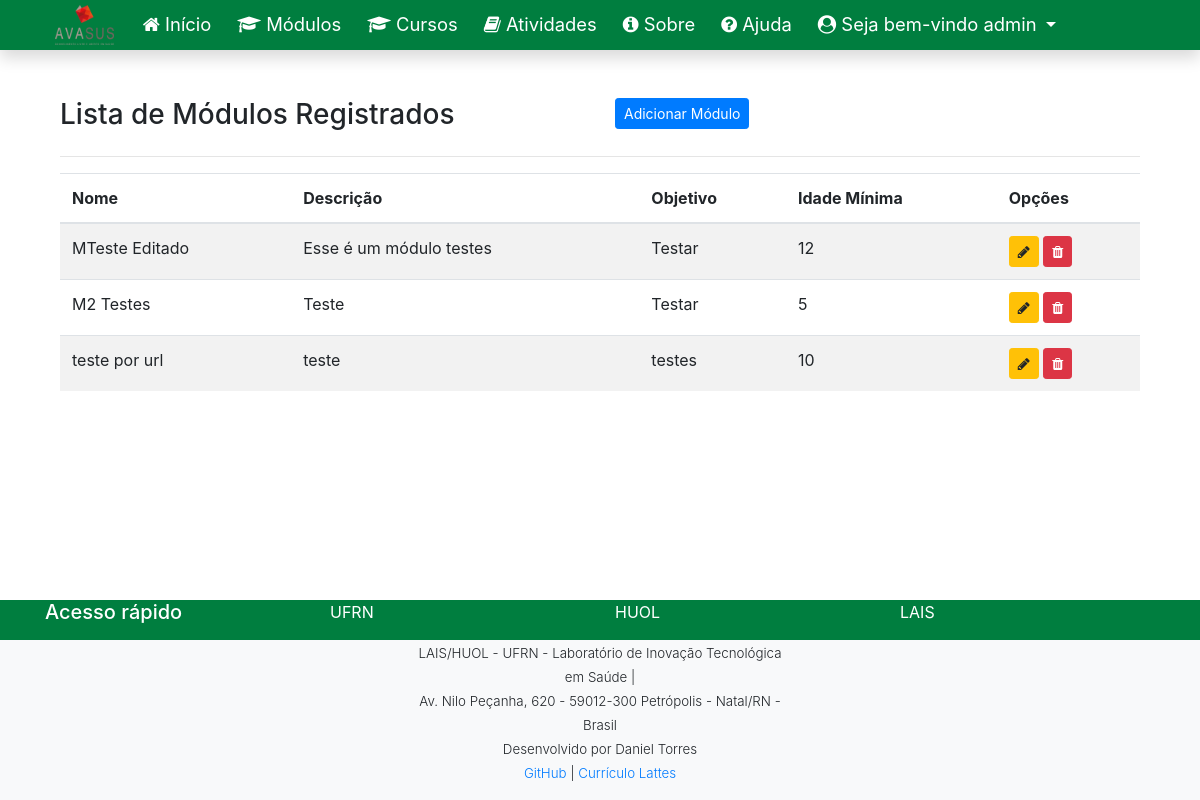
The page /listar/modulos/ (signed in) on the database as committed earlier.
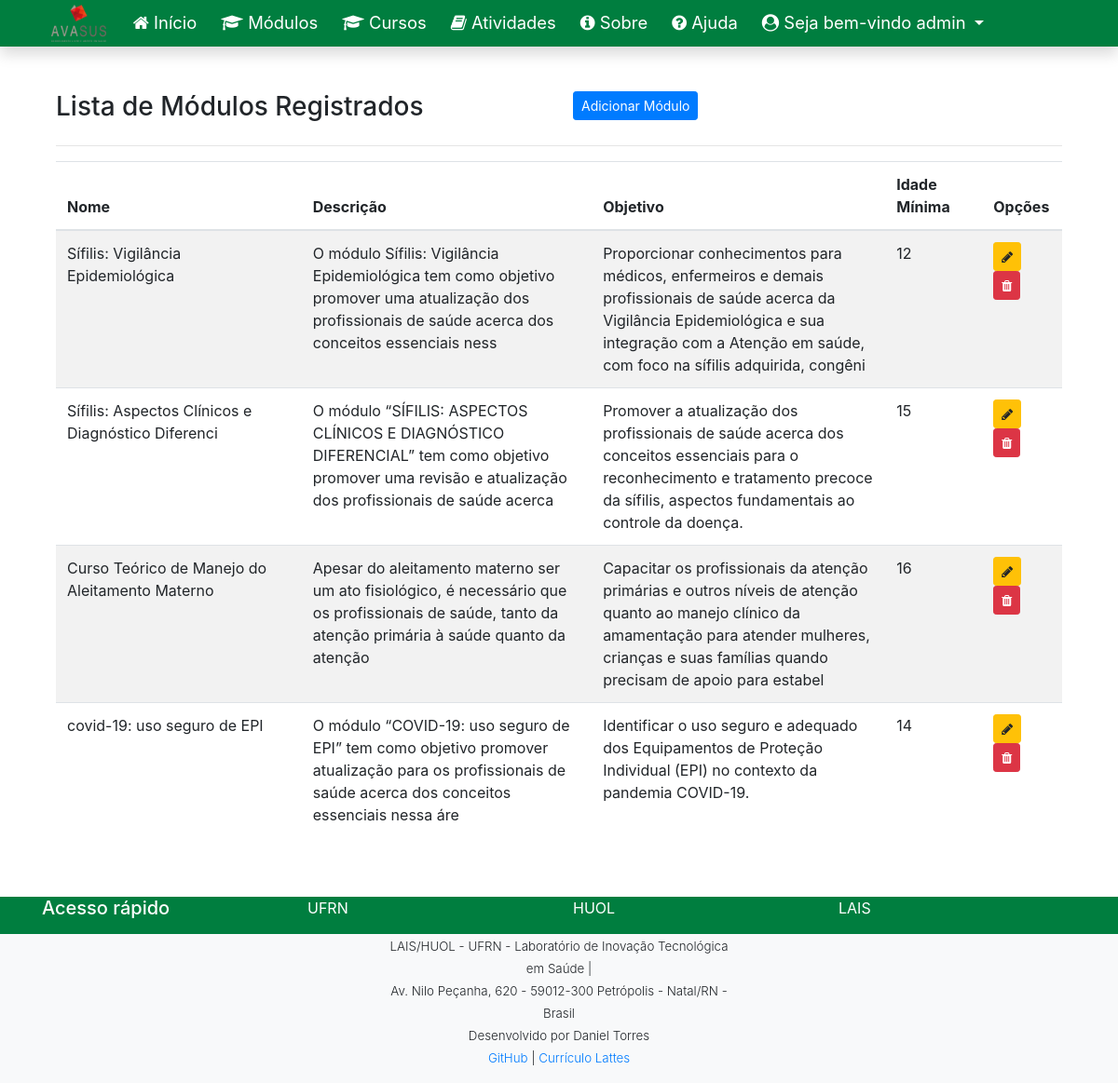
The same page on the database as committed later.
### cadastros/models.py (models this page shows, shortened)
class Modulo(models.Model):
    nome = models.CharField(max_length=50)
    descricao = models.CharField(max_length=150, verbose_name="Descrição")
    objetivo = models.CharField(max_length=200)
    idade_minima = models.IntegerField(verbose_name="Idade Mínima")

### cadastros/views.py (the view)
# urls.py: path('listar/modulos/', ModuloList.as_view(), name='listar-modulos'),
class ModuloList(LoginRequiredMixin, ListView):
    login_url = reverse_lazy('login')
    model = Modulo
    template_name = 'cadastros/listas/modulo.html'

### cadastros/templates/cadastros/listas/modulo.html (shortened to what this page needs)
{%extends 'paginas/modelo.html' %}
{% load static %}
{% block conteudo %}
<div class="container">
    <div class="row">
        <div class="col-6">
            <h3>Lista de Módulos Registrados</h3>
        </div>
        <div class="col-6">
            <a href="{% url 'cadastrar-modulo' %}" class="btn btn-primary btn-sm">Adicionar Módulo</a>
        </div>
    </div>
    <hr>
    <div class="table-responsive">
        <table class="table table-striped" id="tabela-listar">
            <thead>
                <tr>
                    <th>Nome</th>
                    <th>Descrição</th>
                    <th>Objetivo</th>
                    <th>Idade Mínima</th>
                    <th>Opções</th>
                </tr>
            </thead>
            <tbody>
                {% for modulo in object_list %}
                <tr>
                    <td>{{ modulo.nome }}</td>
                    <td>{{ modulo.descricao }}</td>
                    <td>{{ modulo.objetivo }}</td>
                    <td>{{ modulo.idade_minima }}</td>
                    <td>
                        <a href="{% url 'editar-modulo' modulo.pk %}" class="btn btn-warning btn-sm" title="Editar">
                            <i class="fa fa-pencil" aria-hidden="true"></i>
                        </a>
                        <a href="{% url 'excluir-modulo' modulo.pk %}" class="btn btn-danger btn-sm" title="Excluir">
                            <i class="fa fa-trash" aria-hidden="true"></i>
                        </a>
                    </td>
                </tr>
                {% empty %}
                <tr>
                    <td colspan="5">Nenhum módulo registrado</td>
                </tr>
                {% endfor %}
            </tbody>
        </table>
    </div>
</div>
{% endblock %}

Rows that differ between the two databases and show on the page:
removed Modulo: nome "M2 Testes", descricao "Teste", objetivo "Testar", idade_minima "5"
removed Modulo: nome "teste por url", descricao "teste", objetivo "testes", idade_minima "10"
changed Modulo: nome "MTeste Editado" → "Sífilis: Vigilância Epidemiológica"; descricao "Esse é um módulo testes" → "O módulo Sífilis: Vigilância Epidemiológica tem como objetivo promover uma atualização dos profissionais de saúde acerca dos conceitos essenciais ness"; objetivo "Testar" → "Proporcionar conhecimentos para médicos, enfermeiros e demais profissionais de saúde acerca da Vigilância Epidemiológica e sua integração com a Atenção em saúde, com foco na sífilis adquirida, congêni"
added Modulo: nome "Sífilis: Aspectos Clínicos e Diagnóstico Diferenci", descricao "O módulo “SÍFILIS: ASPECTOS CLÍNICOS E DIAGNÓSTICO DIFERENCIAL” tem como objetivo promover uma revisão e atualização dos profissionais de saúde acerca", objetivo "Promover a atualização dos profissionais de saúde acerca dos conceitos essenciais para o reconhecimento e tratamento precoce da sífilis, aspectos fundamentais ao controle da doença.", idade_minima "15"
added Modulo: nome "Curso Teórico de Manejo do Aleitamento Materno", descricao "Apesar do aleitamento materno ser um ato fisiológico, é necessário que os profissionais de saúde, tanto da atenção primária à saúde quanto da atenção", objetivo "Capacitar os profissionais da atenção primárias e outros níveis de atenção quanto ao manejo clínico da amamentação para atender mulheres, crianças e suas famílias quando precisam de apoio para estabel", idade_minima "16"
added Modulo: nome "covid-19: uso seguro de EPI", descricao "O módulo “COVID-19: uso seguro de EPI” tem como objetivo promover atualização para os profissionais de saúde acerca dos conceitos essenciais nessa áre", objetivo "Identificar o uso seguro e adequado dos Equipamentos de Proteção Individual (EPI) no contexto da pandemia COVID-19.", idade_minima "14"
